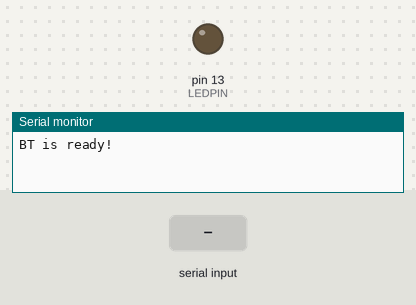
The sketch below on a simulated Arduino Uno, built with avr-gcc and run on an emulated ATmega328P. Parts: output pins drawn as LEDs (lit = HIGH), the last lines printed to the serial monitor. The inputs (shaded band) are chosen by the test bench.

Above: at 1.2 s.
1.3 s: "1" received over the second serial link
At 1.9 s:
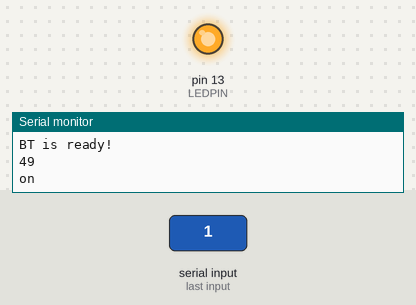
2.8 s: "0" received over the second serial link
At 4.2 s:
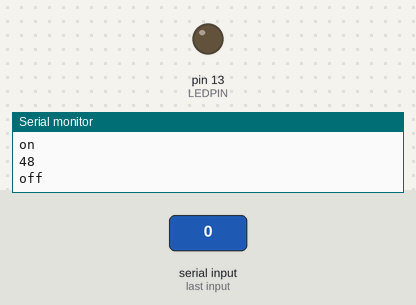
Timing chart, 0 to 5.8 s (numbered marks = the images above; inputs shaded):
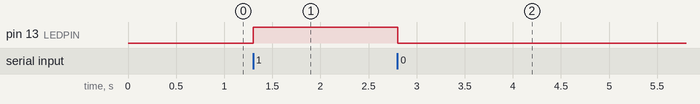

Measured:
- after the input at 1.3 s, pin 13 (LEDPIN): LOW → HIGH at once
- after the input at 2.8 s, pin 13 (LEDPIN): HIGH → LOW at once

The sketch:

BT_SwitchControl.ino
```cpp
#include <SoftwareSerial.h>
#define LEDPIN 13
SoftwareSerial BT(9, 10); // 藍芽版的 TX=9, RX=10
String val = "";
void setup() {
  Serial.begin(9600);
  Serial.println("BT is ready!");
  pinMode(LEDPIN, OUTPUT);
  BT.begin(9600);
  delay(10);
}
void loop() {

  while (BT.available() > 0) {
    val += BT.read();
    delay(2);
  }

  if (val.length() > 0) {
    Serial.println(val);
    if(val == "48") {
      Serial.println("off");
      digitalWrite(LEDPIN, LOW);
    } else if (val == "49") {
      Serial.println("on");
      digitalWrite(LEDPIN, HIGH);
    }
    val = "";
  }
}
```
